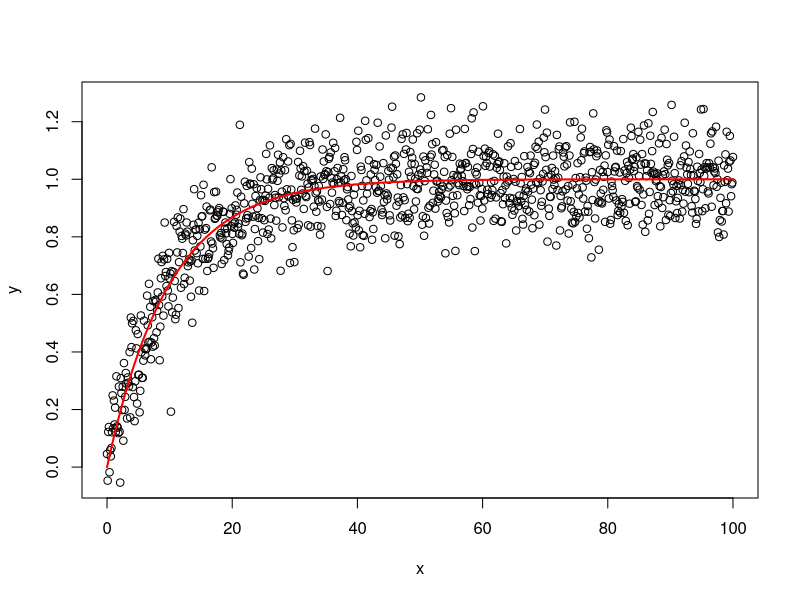

Reproduce this figure in R.
#Non-linear least squares fitting in R Mike's Example

#generate some data using a non-linear model y=1-exp(-a*x) and add some noise
x=seq(0,100,length=1000)
err=rnorm(1000,0,0.1)
y=1-exp(-0.1*x)+err

#store this data in a data frame
pseudo=data.frame(cbind(x,y))


#plot the data
plot(x,y)

#use nls - non linear least squares - to fit the non-linear model y=1-exp(-a*x) to the data
res=nls(y~1-exp(-a*x),data=pseudo, start=list(a=0.001))

#print out the sumamry
summary(res)

#use the estimate to generate fitted values
fitted=1-exp(-0.101193*x)

#add fitted line to the plot
o=order(x)
lines(x[o],fitted[o],col="red",lwd=2)
